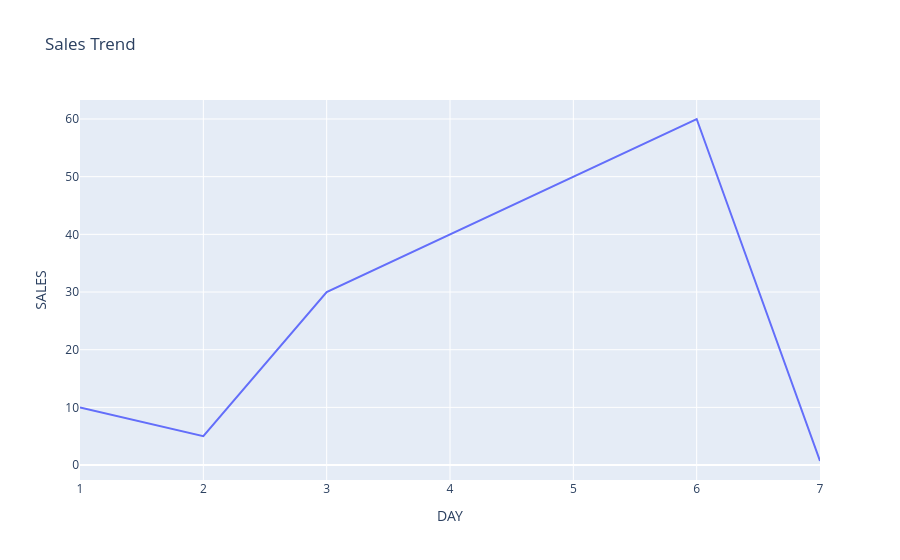

The notebook cell saved with this chart:
### Code cell
#1. Line Chart: A line chart is used to show how data changes over time o or continuously data points with lines.
import plotly.express as px
import pandas as pd
data={
    'DAY':[1,2,3,4,5,6,7],
    'SALES':[10,5,30,40,50,60,0.70]
}
df=pd.DataFrame(data)
fig=px.line(df,x="DAY",y="SALES",title="Sales Trend")
fig.show()

### Figure 1 — Plotly figure (JSON) as saved in the notebook; plotly's stock layout.template omitted (floating-point values rounded to 4 significant figures)
{"data": [{"hovertemplate": "DAY=%{x}<br>SALES=%{y}<extra></extra>", "legendgroup": "", "line": {"color": "#636efa", "dash": "solid"}, "marker": {"symbol": "circle"}, "mode": "lines", "name": "", "orientation": "v", "showlegend": false, "type": "scatter", "x": [1, 2, 3, 4, 5, 6, 7], "xaxis": "x", "y": [10.0, 5.0, 30.0, 40.0, 50.0, 60.0, 0.7], "yaxis": "y"}], "layout": {"legend": {"tracegroupgap": 0}, "title": {"text": "Sales Trend"}, "xaxis": {"anchor": "y", "domain": [0, 1], "title": {"text": "DAY"}}, "yaxis": {"anchor": "x", "domain": [0, 1], "title": {"text": "SALES"}}}}
